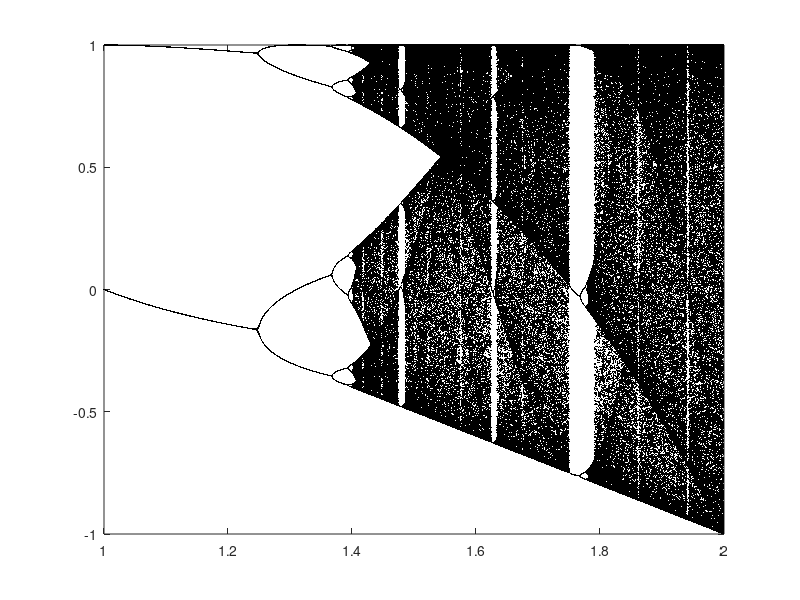

The MATLAB script that drew this image:

% Logistics Map 
%       Classic chaos example. Plots semi-stable values of
%       x(n+1) = r*x(n)*(1-x(n)) as r increases to 4.
%
% Michael Hanchak, Dayton OH, USA, 2011

clear
scale = 10000; % determines the level of rounding
maxpoints = 200; % determines maximum values to plot
N = 3000; % number of "r" values to simulate
a = 1.0; % starting value of "r"
b = 2.0; % final value of "r"... anything higher diverges.
rs = linspace(a,b,N); % vector of "r" values
M = 500; % number of iterations of henon equation

% Loop through the "r" values
for j = 1:length(rs)
    
    r=rs(j); % get current "r"
    x=zeros(M,1);
     y=zeros(M,1);               % allocate memory
    x(1) = 0.5; % initial condition (can be anything from 0 to 1)
    y(1)=0.07;
    for i = 2:M, % iterate
        x(i)=1-r*x(i-1).^2+y(i);
        y(i)=0.3*x(i);
    end
    % only save those unique, semi-stable values
    out{j} = unique(round(scale*x(end-maxpoints:end)));
end

% Rearrange cell array into a large n-by-2 vector for plotting
data = [];
for k = 1:length(rs)
    n = length(out{k});
    data = [data;  rs(k)*ones(n,1),out{k}];
end

% Plot the data
figure(97);clf
plot(data(:,1),data(:,2)/scale,'k.','markersize',0.0001);
% set(h,'markersize',0.1)
% axis tight
% set(gca,'units','normalized','position',[0 0 1 1])
% set(gcf,'color','white')
%axis on